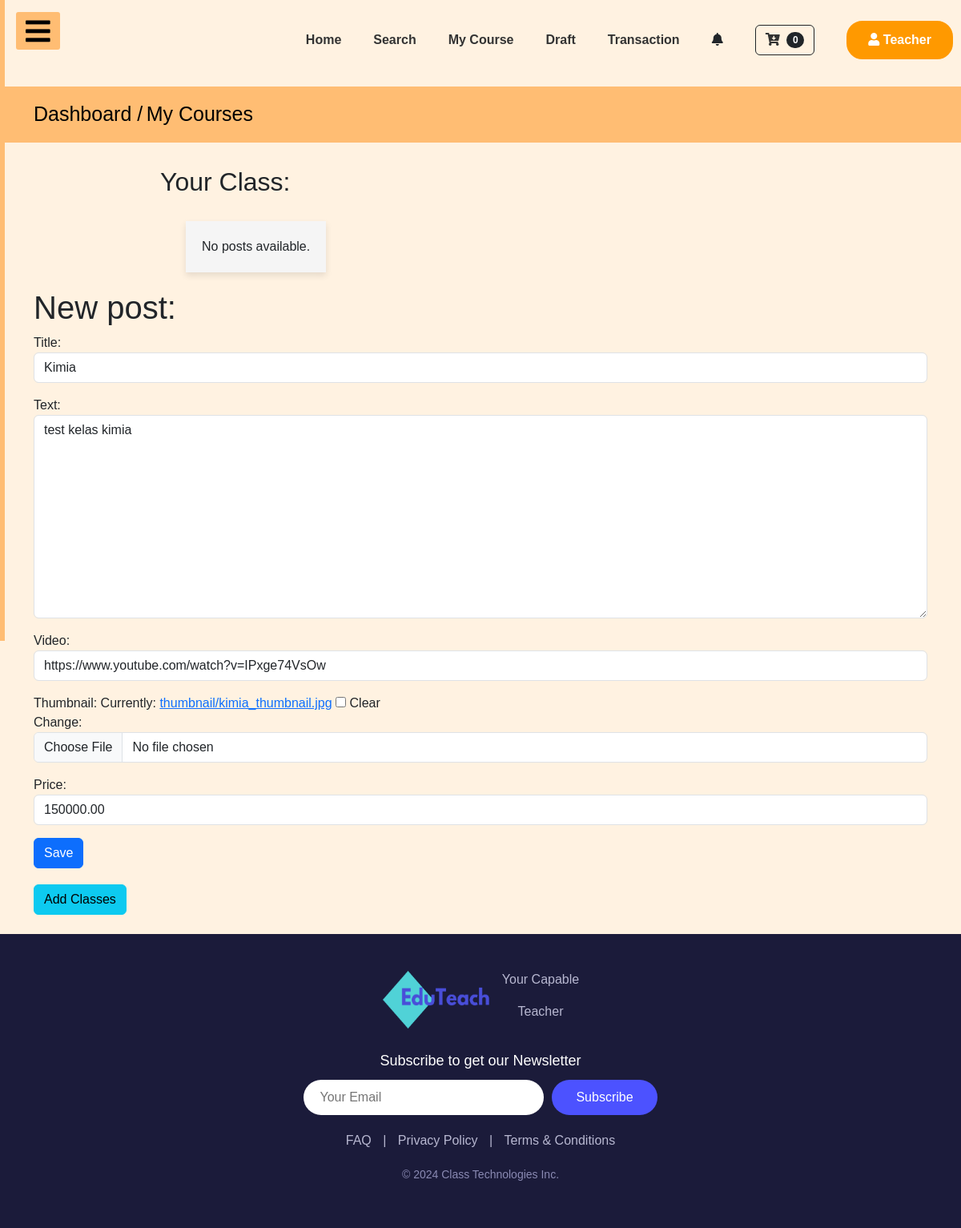
The app's page /courses_app/post/1/edit/ (signed in) with its own data.
### courses_app/models.py (models this page shows, shortened)
class Post(models.Model):
    author = models.ForeignKey(User, on_delete=models.CASCADE)  # Ganti Teacher menjadi User
    title = models.CharField(max_length=200)
    text = models.TextField()
    price = models.DecimalField(max_digits=10, decimal_places=2, default=0.00)
    created_date = models.DateTimeField(default=timezone.now)
    thumbnail = models.ImageField(upload_to='thumbnail', blank=True)
    video = EmbedVideoField(blank=True, null=True)  # Tambahkan field untuk video
    published_date = models.DateTimeField(blank=True, null=True)

### courses_app/views.py (the view, shortened to what this page needs)
# urls.py: path('post/<int:pk>/edit/', views.PostUpdateView.as_view(), name='post_edit'),
class PostUpdateView(LoginRequiredMixin, UpdateView):
    login_url = '/login/'
    form_class = PostForm
    model = Post

### courses_app/forms.py
class PostForm(forms.ModelForm):
    class Meta:
        model = Post
        fields = ('title', 'text', 'video', 'thumbnail', 'price')
        widgets = {
            'title': forms.TextInput(attrs={'class': 'form-control'}),
            'text': forms.Textarea(attrs={'class': 'form-control'}),
            'video': forms.URLInput(attrs={'class': 'form-control'}),
            'thumbnail': forms.ClearableFileInput(attrs={'class': 'form-control'}),
            'price': forms.NumberInput(attrs={'class': 'form-control'}),
        }

### cart/context_processors.py (called while the page is built)
def cart(request):
    if request.user.is_authenticated:
        cart_items = Cart.objects.filter(user=request.user)
        print(f"Context Processor Cart Items: {cart_items.values()}")  # Debugging
        return {'cart': cart_items}
    return {'cart':[]}

### courses_app/templates/courses_app/post_form.html (shortened to what this page needs)
{% extends 'dashboard_app/base_dashboard_teacher.html' %}
{% load static %}
{% block head_block %}
<link rel="stylesheet" href="{% static 'css/mycourse.css' %}">
{% endblock %}
{% block body_block %}
<div class="py-3" style="background:#FFBD73">
    <div class="container nav-jejak">
      <a class="text-black" href="{% url 'user_app:teacherdashboard' %}" style="font-size: 25px;"> Dashboard /</a>
      <a class="text-black" href="#" style="font-size: 25px;"> My Courses</a>
    </div>
</div>
<div class="item">
<h2>Your Class:</h2>
<ul>
    {% for post in posts %}
        <li>
            <strong>{{ post.title }}</strong><br>
            <em>Created on: {{ post.created_date }}</em>
            <br>
            {% if user.is_authenticated %}
            <a class="btn btn-warning" href="{% url 'post_edit' pk=post.pk %}">
            <svg xmlns="http://www.w3.org/2000/svg" width="16" height="16" fill="currentColor" class="bi bi-pencil-square" viewBox="0 0 16 16">
                <path d="M15.502 1.94a.5.5 0 0 1 0 .706L14.459 3.69l-2-2L13.502.646a.5.5 0 0 1 .707 0l1.293 1.293zm-1.75 2.456-2-2L4.939 9.21a.5.5 0 0 0-.121.196l-.805 2.414a.25.25 0 0 0 .316.316l2.414-.805a.5.5 0 0 0 .196-.12l6.813-6.814z"/>
                <path fill-rule="evenodd" d="M1 13.5A1.5 1.5 0 0 0 2.5 15h11a1.5 1.5 0 0 0 1.5-1.5v-6a.5.5 0 0 0-1 0v6a.5.5 0 0 1-.5.5h-11a.5.5 0 0 1-.5-.5v-11a.5.5 0 0 1 .5-.5H9a.5.5 0 0 0 0-1H2.5A1.5 1.5 0 0 0 1 2.5z"/>
            </svg>
            </a>
            <a class="btn btn-danger" href="{% url 'post_remove' pk=post.pk %}">
            <svg xmlns="http://www.w3.org/2000/svg" width="16" height="16" fill="currentColor" class="bi bi-trash" viewBox="0 0 16 16">
                <path d="M5.5 5.5A.5.5 0 0 1 6 6v6a.5.5 0 0 1-1 0V6a.5.5 0 0 1 .5-.5m2.5 0a.5.5 0 0 1 .5.5v6a.5.5 0 0 1-1 0V6a.5.5 0 0 1 .5-.5m3 .5a.5.5 0 0 0-1 0v6a.5.5 0 0 0 1 0z"/>
                <path d="M14.5 3a1 1 0 0 1-1 1H13v9a2 2 0 0 1-2 2H5a2 2 0 0 1-2-2V4h-.5a1 1 0 0 1-1-1V2a1 1 0 0 1 1-1H6a1 1 0 0 1 1-1h2a1 1 0 0 1 1 1h3.5a1 1 0 0 1 1 1zM4.118 4 4 4.059V13a1 1 0 0 0 1 1h6a1 1 0 0 0 1-1V4.059L11.882 4zM2.5 3h11V2h-11z"/>
            </svg>
            </a>
            {% endif %}
        </li>
    {% empty %}
        <li>No posts available.</li>
    {% endfor %}
</ul>
</div>
<div class="container">
<div class="form-group">
<h1>New post: </h1>
<form method="POST" class="post-form" enctype="multipart/form-data">
    {{ form.as_p }}
    <button style="margin-bottom: 20px;" class="btn btn-primary save" type="submit">Save</button>
</form>
</div>
<a href="{% url 'create_class' %}" class="btn btn-info">Add Classes</a>
</div>
<br>
{% endblock %}

### static/css/base_dashboard.css (style rules this page uses)
* { padding: 0; margin: 0; list-style: none; text-decoration: none; }
body { font-family: 'Roboto', sans-serif; background-color: #FFF2E1; }
* { box-sizing: border-box; }
body { font-family: Arial, Helvetica, sans-serif; margin: 0; }

### courses_app/static/css/mycourse.css (style rules this page uses)
h2 { padding: 10px 20px; }
.item { margin: 20px 15%; }
.item ul { display: flex ; gap: 30px; flex-wrap: wrap; margin: 20px; }
.item ul li { background-color: whitesmoke; box-shadow: 0 4px 8px rgba(0, 0, 0, 0.1); transition: transform 0.2s; padding: 20px; }
.nav-jejak .text-black { text-decoration: none !important; }

### records on screen
Post: title "Kimia", text "test kelas kimia", video "https://www.youtube.com/watch?v=IPxge74VsOw", price "150000.00"

### other values on screen
{{ cart|length }} "0"
